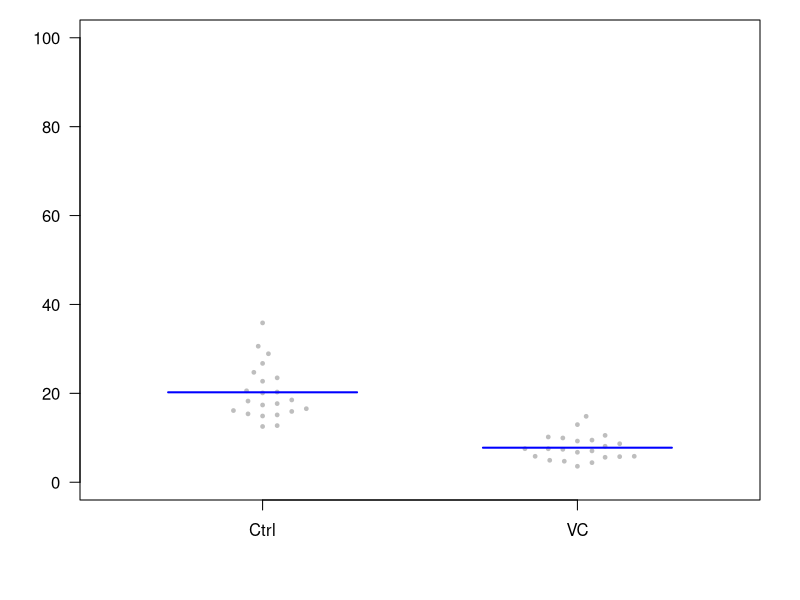
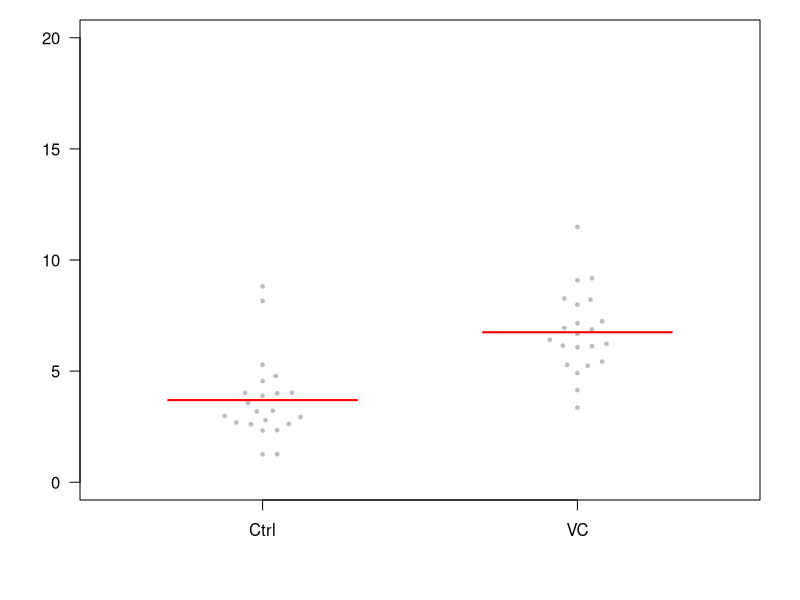
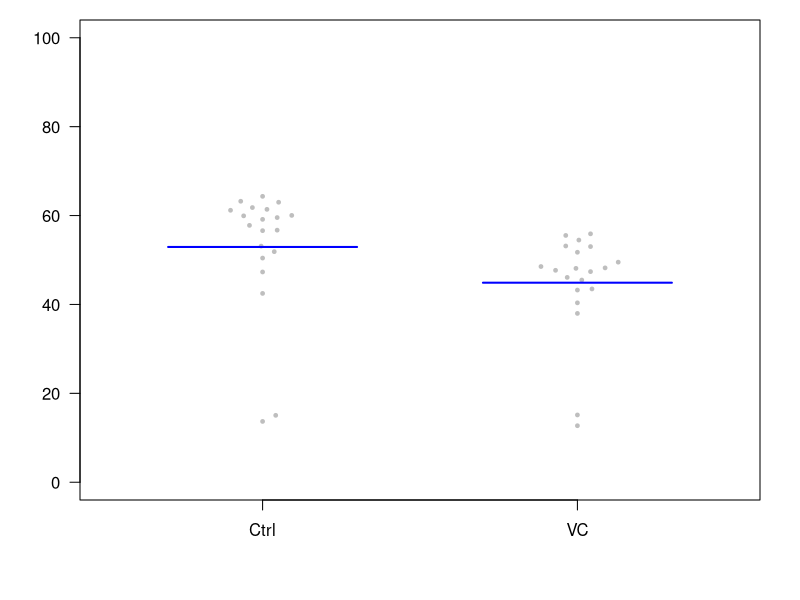
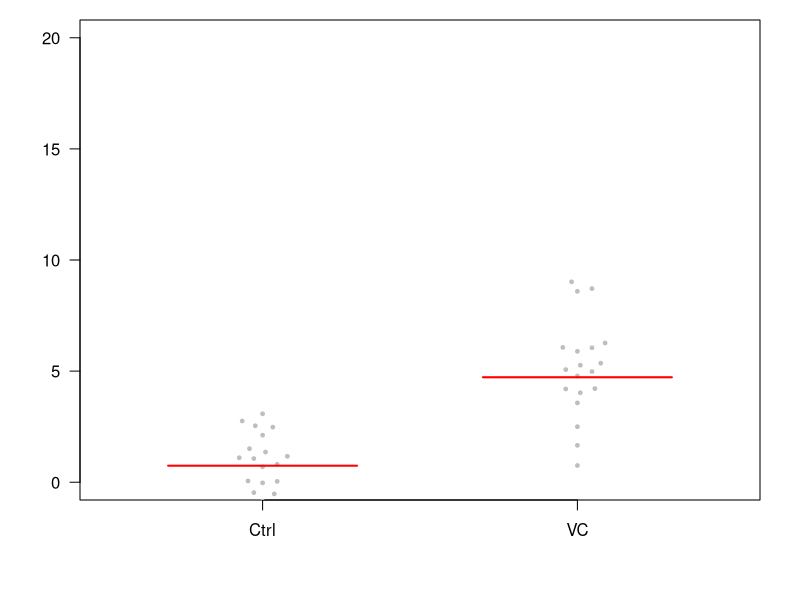
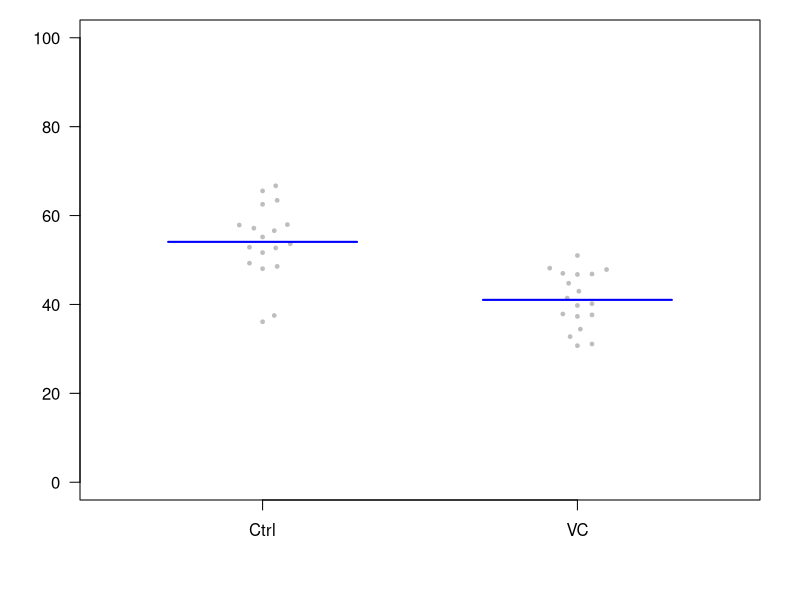
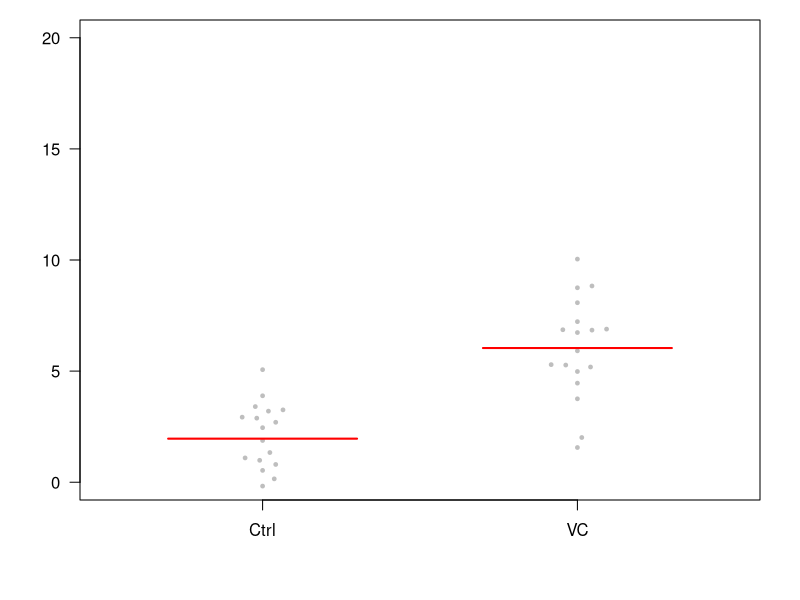
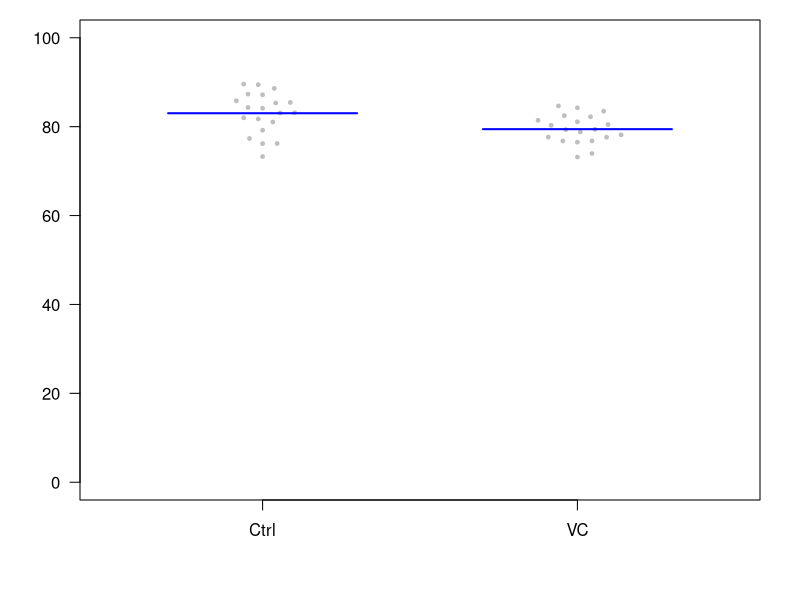
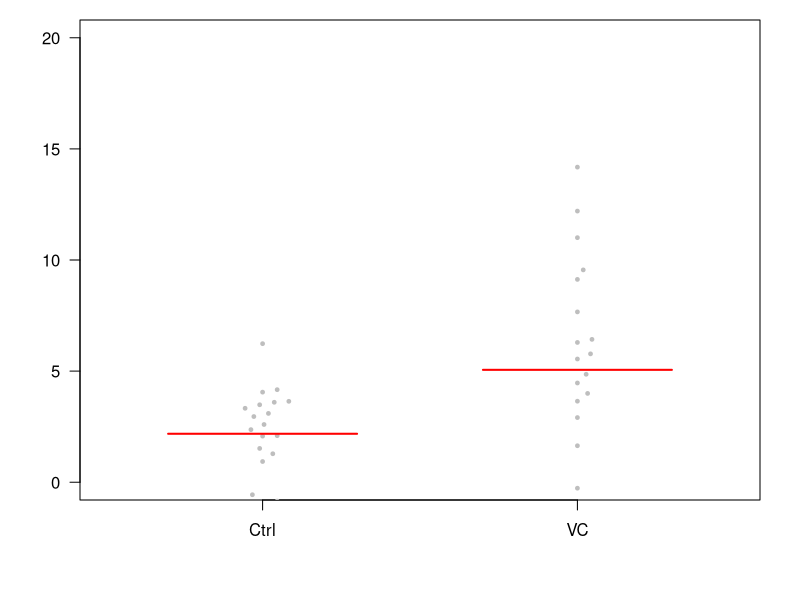

Recreate these plots in R, in order.

oxbs.data = read.delim('ox_data.txt',as.is=T)


##define functions

get.data = function(data, amp, exp, sample) {
	sub = data[data$amp==amp,]
	if (!missing(exp)) {
		sub = sub[sub$exp %in% exp,]
	}
	if (!missing(sample)) {
		sub = sub[sub$sample %in% sample,]
	}
	return(sub)
}

get.means = function(data) {
	mc.mean = hmc.mean = numeric()
	for (s in unique(data$sample)) {
		id = data$sample==s
		mc = matrix(data$met[id],nrow=length(unique(data$pos)))
		hmc = matrix(data$hmet[id],nrow=length(unique(data$pos)))
		mc.mean = cbind(mc.mean,rowMeans(mc,na.rm=T))
		hmc.mean = cbind(hmc.mean,rowMeans(hmc,na.rm=T))
	}
	colnames(mc.mean) = colnames(hmc.mean) = unique(data$sample)
	rownames(mc.mean) = rownames(hmc.mean) = unique(data$pos)
	out = list(mc.mean[order(unique(data$pos)),],hmc.mean[order(unique(data$pos)),])
	names(out) = c('mc','hmc')
	return(out)
}

dot.plot = function(values, groups, order = levels(groups), y.lab = '', width = 3, height = 4, point.size = 1, xlab.ori = 1, bottom.mar = 1, line.col='blue',y.lim=c(0,100)) {

	##Get plot area
	plot.area.x = width - 1.2
	plot.area.ratio = plot.area.x / (height - bottom.mar - 0.2)
	
	##Define plot axis limits
	x.lim = c(0.5, nlevels(groups) + 0.5)
	
	##Define spacing between points
	threshold = point.size * (x.lim[2] - x.lim[1]) / (plot.area.x * 12)
	
	##Initialize plot
	
	quartz(w=width,h=height)
	par(mai = c(bottom.mar, 0.8, 0.2, 0.4))
	plot(NA, NA, xlim = x.lim, ylim = y.lim, xlab = '', ylab = y.lab, las = 1, xaxt = 'n')
	axis(1, at = 1:nlevels(groups), labels = order, las = xlab.ori, cex.axis=1)
	
	for (i in 1:length(order)) {
	
		##Get group data
		x = rep(i, length(groups == order[i]))
		y = sort(values[groups == order[i]])
		av = mean(y)
		ci = sd(y)
		
		##Normalise y values to x dimensions
		y.norm = y * (x.lim[2] - x.lim[1]) / ((y.lim[2] - y.lim[1]) * plot.area.ratio)
	
		##Plot first point
		points(x[1], y[1], cex = point.size, pch=19, col='grey')
		plot.x = x[1]
		plot.y = y.norm[1]
		
		##Find space for remaining points
		for (i in 2:length(y.norm)) {
			dist = sqrt((y.norm[i] - plot.y)^2 + (x[i] - plot.x)^2)
			inc = 0  ##current x distance from centre
			dir = 1  ##current left-right position from centre
			while (min(dist) < threshold) {
				if (dir == 1) inc = inc + threshold / 10
				x[i] = x[1] + dir * inc
				dist = sqrt((y.norm[i] - plot.y)^2 + (x[i] - plot.x)^2)
				dir = -dir
			}
			points(x[i], y[i], cex = point.size, pch=19, col='grey')
			plot.x = c(plot.x, x[i])
			plot.y = c(plot.y, y.norm[i])
		}
	
		##Draw mean line
		lines(c(x[1]-0.3, x[1]+0.3), c(av, av), lwd = 2, col = line.col)
		
		##Draw error bars
		##lines(c(x[1]-0.2, x[1]+0.2), c(av-ci, av-ci), col = 'red',lwd=2)
		##lines(c(x[1]-0.2, x[1]+0.2), c(av+ci, av+ci), col = 'red',lwd=2)
		##lines(c(x[1], x[1]), c(av-ci, av+ci), col = 'red',lwd=2)
	
	}
	##dev.off()
}

test = function(data) {
	pos = as.factor(data$pos)
	sample = as.factor(data$sample)
	mc.aov = aov(data$met~sample+pos)
	hmc.aov = aov(data$hmet~sample+pos)
	out = list(mc.aov,hmc.aov)
	names(out) = c('mc','hmc')
	return(out)
}


##E14 (Figure 2A)

e14.plot = function (te) {
	te.data = get.data(oxbs.data,amp=te,exp='E14')
	dot.plot(te.data$met, groups=factor(te.data$sample),height=3, point.size=0.5)
	dot.plot(te.data$hmet, groups=factor(te.data$sample),point.size=0.5,line.col='red',height=3,y.lim=c(0,20))
	lapply(test(te.data), summary)
}

e14.plot('L1Tf')
e14.plot('L1A')
e14.plot('L1Gf')
e14.plot('RLTR4_MM')
e14.plot('IAP1a_2')



##Kdm4 KO (Figure 4C)

kdm.plot = function (te) {
	te.data = get.data(oxbs.data,amp=te,exp='Kdm4_KO')
	dot.plot(te.data$met, groups=factor(te.data$sample),point.size=0.5,
	 order=c('WT_Ctrl','WT_VC','KO_Ctrl','KO_VC'),width=4)
	dot.plot(te.data$hmet, groups=factor(te.data$sample),point.size=0.5,
	 order=c('WT_Ctrl','WT_VC','KO_Ctrl','KO_VC'),width=4,line.col='red',y.lim=c(-3,20))
	lapply(test(te.data), TukeyHSD)
}

kdm.plot('L1Tf')
kdm.plot('L1A')
kdm.plot('L1Gf')
kdm.plot('RLTR4_MM')
kdm.plot('IAP1a_2')



